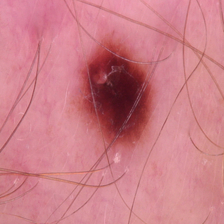
#> input picture dataset - Copy/benign/b1065.jpg, 224 x 224 px
$ python -i preprocessing.py   (imports and definitions only)
#> lines starting #> are read from the running program, lines starting #| are printed output that depends on the picture; after the words box and inside, x2 and y2 are one past the last pixel; in counts of white or black regions, pixels touching at a corner belong together
#> further down, picture is the input picture: shape (224, 224, 3); mean B, G, R 135.7, 125.9, 204.1
import cv2
import numpy as np

def create_nonblack_mask(image, threshold=10):
    gray = cv2.cvtColor(image, cv2.COLOR_BGR2GRAY)
    mask = gray > threshold  # True for non-black pixels
    return mask.astype(np.uint8) * 255  # Convert to binary mask


def crop_black_borders(image, threshold=10):
    """
    Automatically crops black borders from an image.
    threshold: pixel intensity below which it's considered black
    """
#> called with threshold = 10
    gray = cv2.cvtColor(image, cv2.COLOR_BGR2GRAY)
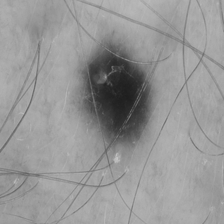
#> gray: shape (224, 224); min 30, max 197, mean 150.4
    _, thresh = cv2.threshold(gray, threshold, 255, cv2.THRESH_BINARY)
#> thresh: shape (224, 224); every value is 255

    coords = cv2.findNonZero(thresh)  # Find all non-black pixels
#> coords = contour of 50176 points, box (x1, y1, x2, y2) (0, 0, 224, 224), area 0
    if coords is not None:
        x, y, w, h = cv2.boundingRect(coords)
#> x = 0; y = 0; w = 224; h = 224
        cropped = image[y:y+h, x:x+w]
        return cropped
    else:
        return image  # Return original if no non-black found

>>> import cv2
>>> picture = cv2.imread('dataset - Copy/benign/b1065.jpg')
>>> result = crop_black_borders(picture)

$ run again, on dataset - Copy/benign/b11.jpg
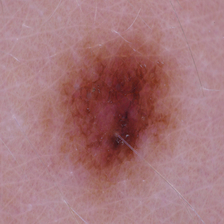
#> input picture dataset - Copy/benign/b11.jpg, 224 x 224 px
#> picture is the input picture: shape (224, 224, 3); mean B, G, R 122.1, 118.2, 165
#> in crop_black_borders, `gray = cv2.cvtColor(image, cv2.COLOR_BGR2GRAY)`:
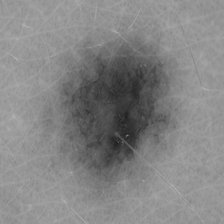
#> gray: shape (224, 224); min 30, max 179, mean 132.6
#> thresh: shape (224, 224); every value is 255
#> coords = contour of 50176 points, box (x1, y1, x2, y2) (0, 0, 224, 224), area 0
#> x = 0; w = 224

$ run again, on dataset - Copy/benign/b1190.jpg
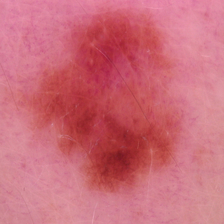
#> input picture dataset - Copy/benign/b1190.jpg, 224 x 224 px
#> picture is the input picture: shape (224, 224, 3); mean B, G, R 121.9, 108.3, 204.1
#> in crop_black_borders, `gray = cv2.cvtColor(image, cv2.COLOR_BGR2GRAY)`:
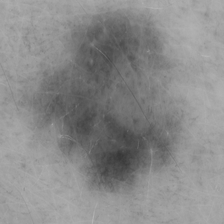
#> gray: shape (224, 224); min 55, max 180, mean 138.5
#> thresh: shape (224, 224); every value is 255
#> coords = contour of 50176 points, box (x1, y1, x2, y2) (0, 0, 224, 224), area 0
#> x = 0; w = 224

$ run again, on dataset - Copy/benign/b1192.jpg
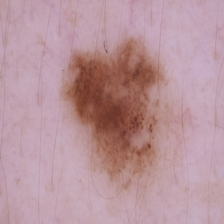
#> input picture dataset - Copy/benign/b1192.jpg, 224 x 224 px
#> picture is the input picture: shape (224, 224, 3); mean B, G, R 156.3, 149, 185
#> in crop_black_borders, `gray = cv2.cvtColor(image, cv2.COLOR_BGR2GRAY)`:
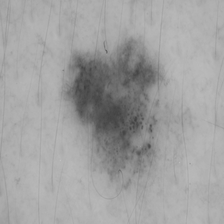
#> gray: shape (224, 224); min 64, max 192, mean 160.6
#> thresh: shape (224, 224); every value is 255
#> coords = contour of 50176 points, box (x1, y1, x2, y2) (0, 0, 224, 224), area 0
#> x = 0; w = 224
